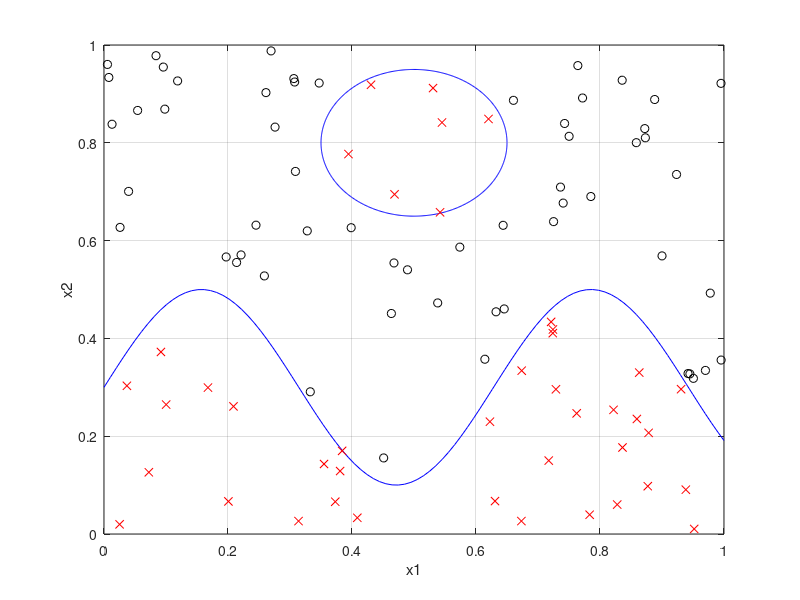
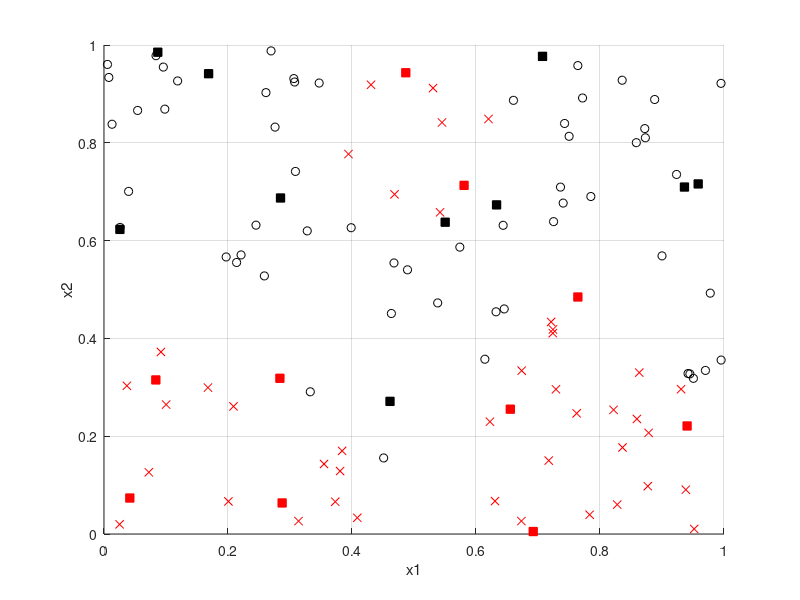

Reproduce these figures in MATLAB, in order. (Note: this script raises an error after producing the figures.)
% ECE 559 Neural Networks - Fall 2018
% Montagna Marco
% Homework 8

clear all
close all
clc

% input
n_in=100;
x=rand(2,n_in);
n_c=10;

%% plot boundaries
 
angle=0:0.01:2*pi; 
r=0.15;
x1=0.5;
x2=0.8;
xp=r*cos(angle);
yp=r*sin(angle);

figure(1);
plot(x1+xp,x2+yp,'b');
hold on
x1=linspace(0,1);
x2=(1/5)*sin(10*x1)+0.3;
plot(x1,x2,'b')
hold on

axis([0 1 0 1]);
hold on
grid on
xlabel('x1');
ylabel('x2');

figure(2);
axis([0 1 0 1]);
hold on
grid on
xlabel('x1');
ylabel('x2');

%% plot inputs
p = 1;
n = 1;
n_c = 10;
c=zeros(2,n_c*2);
flag=0;

for i=1:100
    if x(2,i)<(1/5)*sin(10*x(1,i))+0.3 || (x(2,i)-0.8)^2+(x(1,i)-0.5)^2<0.15^2
        d(i)=1;
        figure(1),plot(x(1,i),x(2,i),'xr');
        figure(2),plot(x(1,i),x(2,i),'xr');
        if (x(2,i)-0.8)^2+(x(1,i)-0.5)^2<0.15^2
            flag=1;
        end
    else
        d(i)=-1;
        figure(1),plot(x(1,i),x(2,i),'ok');
        figure(2),plot(x(1,i),x(2,i),'ok');
    end
end
if(flag==0)
    x(1,100)=0.5;
    x(2,100)=0.8;
end

%% inizialization cluster c
c=rand(2,n_c*2);
i=1;
while i<n_c+1
    c(:,i)=rand(2,1);
    if c(2,i)<(1/5)*sin(10*c(1,i))+0.3 || (c(2,i)-0.8)^2+(c(1,i)-0.5)^2<0.15^2
        min_d=100;
        if i>1
            for j=1:i-1
                distance=norm(c(:,i)-c(:,j));
                if distance<min_d
                    min_d=distance;
                end
            end
            
            if min_d>0.2
                i=i+1;
            end
        else
            i=i+1;
        end
    end
end
j=1+n_c;
while j<2*n_c+1
    c(:,j)=rand(2,1);
    if ~(c(2,j)<(1/5)*sin(10*c(1,j))+0.3 || (c(2,j)-0.8)^2+(c(1,j)-0.5)^2<0.15^2)
        min_d=100;
        if j>1+n_c
            for k=1+n_c:j-1
                distance=norm(c(:,i)-c(:,j));
                if distance<min_d
                    min_d=distance;
                end
            end
            
            if min_d>0.3
                j=j+1;
            end
        else
            j=j+1;
        end
    end
end

% plot centres for classes C1 and C-1
figure(2)
plot(c(1,1:n_c),c(2,1:n_c),'rs','MarkerFaceColor','red');
hold on
plot(c(1,n_c+1:2*n_c),c(2,n_c+1:2*n_c),'ks','MarkerFaceColor','black');
hold on

% k-means class C1
class=1;
c(:,(1:n_c))=k_means(x,c(:,(1:n_c)),n_in,n_c,d,class);
plot(c(1,1:n_c),c(2,1:n_c),'rs','MarkerFaceColor','green')

% k-means class C-1
class=-1;
c(:,(n_c+1:2*n_c))=k_means(x,c(:,(n_c+1:2*n_c)),n_in,n_c,d,class);
plot(c(1,n_c+1:2*n_c),c(2,n_c+1:2*n_c),'ks','MarkerFaceColor','blue')
drawnow

% gaussian RBF
f=@(x,c) exp(-(norm(x-c)).^2);

y=zeros(n_c,n_in);

w=normrnd(0,1/sqrt(20),1,2*n_c+1); %initial weights
for i=1:n_in
    for j=1:2*n_c
        y(j,i)=f(x(:,i),c(:,j));
    end
end
flag=1;
epoch=1;
eta=100;
%flag_eta=1;
%eta = 5;

%% PTA
% activation function
sgn=@(x) 1*(x>=0)-1*(x<0);

while flag==1
    % update weights
    for i=1:n_in
        w=w+eta*(d(i)-sgn(w*[1;y(:,i)]))*[1;y(:,i)]';
    end
    
    errors(epoch)=0;
    % loop misclassifications errors
    for i=1:n_in
        g=sgn(w*[1;y(:,i)]);
        if d(i)~=g
            errors(epoch)=errors(epoch)+1;
        end
    end
    
    if epoch>1
        if errors(epoch)>errors(epoch-1) && eta>5 && errors(epoch)<10
            eta=eta*0.999;
         elseif errors(epoch)>errors(epoch-1) && errors(epoch)<5
             eta=5;
        end
    end
    
%     if epoch>1
%         if errors(epoch)==10 && flag_eta==1
%             eta=5;
%             flag_eta=0;
%         end
%         if errors(epoch)>errors(epoch-1) && eta>1 && errors(epoch)>10
%             eta=eta*0.999;
%         elseif errors(epoch)>errors(epoch-1) && eta>0.5 && errors(epoch)<10
%             eta=eta*0.999;
%         elseif errors(epoch)>errors(epoch-1) && errors(epoch)<5
%              eta=0.5;
%         end
%     end
    
    % check loop condition
    if errors(epoch)>0 
        flag=1;
    else
        flag=0;
    end
    epoch=epoch+1;
end

%% plot boundaries
x1=linspace(0,1,5000);
x2=linspace(0,1,5000);
y=zeros(2*n_c,1);
for i=1:5000
    for j=1:5000
        for k=1:2*n_c
            y(k)=f([x1(i);x2(j)],c(:,k));
        end
        g=(w*[1;y]);
        if abs(g)<1e-2
            figure(2)
            plot(x1(i),x2(j),'bl.','Markersize',2);
            hold on
        end
    end
end